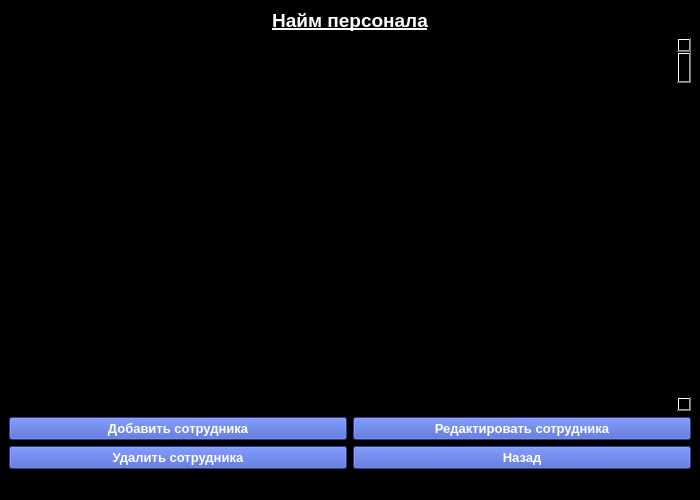
<?xml version="1.0" encoding="UTF-8"?>
<ui version="4.0">
 <class>MainWindow</class>
 <widget class="QMainWindow" name="MainWindow">
  <property name="geometry">
   <rect>
    <x>0</x>
    <y>0</y>
    <width>700</width>
    <height>500</height>
   </rect>
  </property>
  <property name="sizePolicy">
   <sizepolicy hsizetype="Minimum" vsizetype="Minimum">
    <horstretch>0</horstretch>
    <verstretch>0</verstretch>
   </sizepolicy>
  </property>
  <property name="windowTitle">
   <string>MainWindow</string>
  </property>
  <property name="styleSheet">
   <string notr="true">background-color: rgb(0, 0, 0);</string>
  </property>
  <widget class="QWidget" name="centralwidget">
   <layout class="QVBoxLayout" name="verticalLayout_2">
    <item>
     <layout class="QVBoxLayout" name="verticalLayout">
      <item>
       <widget class="QLabel" name="label_hiring">
        <property name="sizePolicy">
         <sizepolicy hsizetype="Preferred" vsizetype="Fixed">
          <horstretch>0</horstretch>
          <verstretch>0</verstretch>
         </sizepolicy>
        </property>
        <property name="font">
         <font>
          <pointsize>14</pointsize>
          <weight>75</weight>
          <bold>true</bold>
          <underline>true</underline>
         </font>
        </property>
        <property name="styleSheet">
         <string notr="true">color: rgb(255, 255, 255);</string>
        </property>
        <property name="text">
         <string>Найм персонала</string>
        </property>
        <property name="alignment">
         <set>Qt::AlignCenter</set>
        </property>
       </widget>
      </item>
      <item alignment="Qt::AlignRight">
       <widget class="QScrollBar" name="verticalScrollBar">
        <property name="orientation">
         <enum>Qt::Vertical</enum>
        </property>
       </widget>
      </item>
     </layout>
    </item>
    <item>
     <layout class="QGridLayout" name="gridLayout">
      <item row="0" column="0">
       <widget class="QPushButton" name="pushButton_add">
        <property name="font">
         <font>
          <pointsize>10</pointsize>
          <weight>75</weight>
          <bold>true</bold>
         </font>
        </property>
        <property name="styleSheet">
         <string notr="true">color: rgb(255, 255, 255);
background-color: rgb(56, 84, 199);</string>
        </property>
        <property name="text">
         <string>Добавить сотрудника</string>
        </property>
       </widget>
      </item>
      <item row="0" column="1">
       <widget class="QPushButton" name="pushButton_edit">
        <property name="font">
         <font>
          <pointsize>10</pointsize>
          <weight>75</weight>
          <bold>true</bold>
         </font>
        </property>
        <property name="styleSheet">
         <string notr="true">color: rgb(255, 255, 255);
background-color: rgb(56, 84, 199);</string>
        </property>
        <property name="text">
         <string>Редактировать сотрудника</string>
        </property>
       </widget>
      </item>
      <item row="1" column="0">
       <widget class="QPushButton" name="pushButton_delete">
        <property name="font">
         <font>
          <pointsize>10</pointsize>
          <weight>75</weight>
          <bold>true</bold>
         </font>
        </property>
        <property name="styleSheet">
         <string notr="true">color: rgb(255, 255, 255);
background-color: rgb(56, 84, 199);</string>
        </property>
        <property name="text">
         <string>Удалить сотрудника</string>
        </property>
       </widget>
      </item>
      <item row="1" column="1">
       <widget class="QPushButton" name="pushButton_back">
        <property name="font">
         <font>
          <pointsize>10</pointsize>
          <weight>75</weight>
          <bold>true</bold>
         </font>
        </property>
        <property name="styleSheet">
         <string notr="true">color: rgb(255, 255, 255);
background-color: rgb(56, 84, 199);</string>
        </property>
        <property name="text">
         <string>Назад</string>
        </property>
       </widget>
      </item>
     </layout>
    </item>
   </layout>
  </widget>
  <widget class="QMenuBar" name="menubar">
   <property name="geometry">
    <rect>
     <x>0</x>
     <y>0</y>
     <width>700</width>
     <height>26</height>
    </rect>
   </property>
  </widget>
  <widget class="QStatusBar" name="statusbar"/>
 </widget>
 <resources/>
 <connections/>
</ui>
